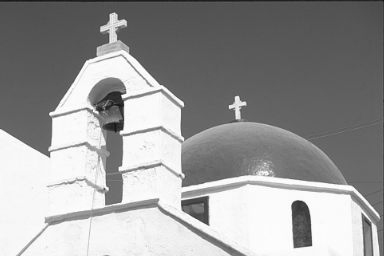
%> input picture tarefa6/pratica6.png, 384 x 256 px
$ octave ruido_aditivo_gaussiano.m   (GNU Octave 9; MATLAB toolbox functions it lacks are replaced by stand-ins)
%> lines starting %> are read from the running program, lines starting %| are printed output that depends on the picture
img = imread("pratica6.png");
%> img is the input picture: size 256x384 uint8; min 21, max 252, mean 152.7
img = im2double(img);
%> img: size 256x384 double
imgSize = size(img);
%> imgSize = [256 384]
novaImg = zeros(imgSize);
quantidade = 1;

figure(1);
imshow(img);

for i = 1:quantidade
    novaImg = novaImg + imnoise(img,'gaussian', 0, 0.25);
end
%> this loop made 1 pass
%> pass 1, `novaImg = novaImg + imnoise(img,'gaussian', 0, 0.25);`:
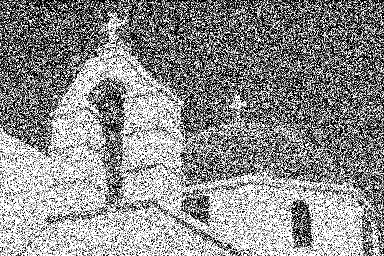
%> novaImg: size 256x384 double; min 0, max 1, mean 0.556

novaImg = novaImg/quantidade;

figure(2)
imshow(novaImg);

figure(3)
imhist(img)
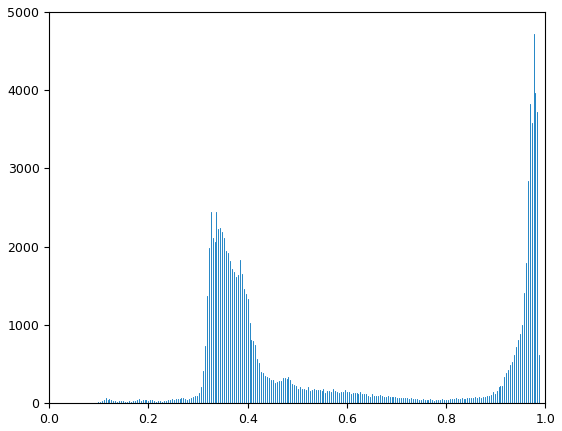
%> figure redrawn from the program's plot data; highest point at x = 0.976, y = 4720
figure(4)
imhist(novaImg)
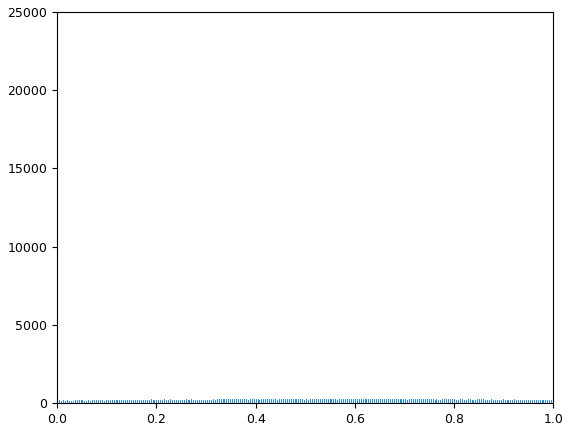
%> figure redrawn from the program's plot data; highest point at x = 1, y = 24041

imgOriginal = imhist(img) / (imgSize(1) * imgSize(2));
%> imgOriginal = 256 values, max 0.048 at index 250, min 0 at index 1, mean 0.00391
imgComRuido = imhist(novaImg) / (imgSize(1) * imgSize(2));
%> imgComRuido = 256 values, max 0.245 at index 256, min 0.00151 at index 3, mean 0.00391

diferenca = sum(abs(imgOriginal-imgComRuido));
%> diferenca = 1.4
diferenca
%> diferenca = 1.4
